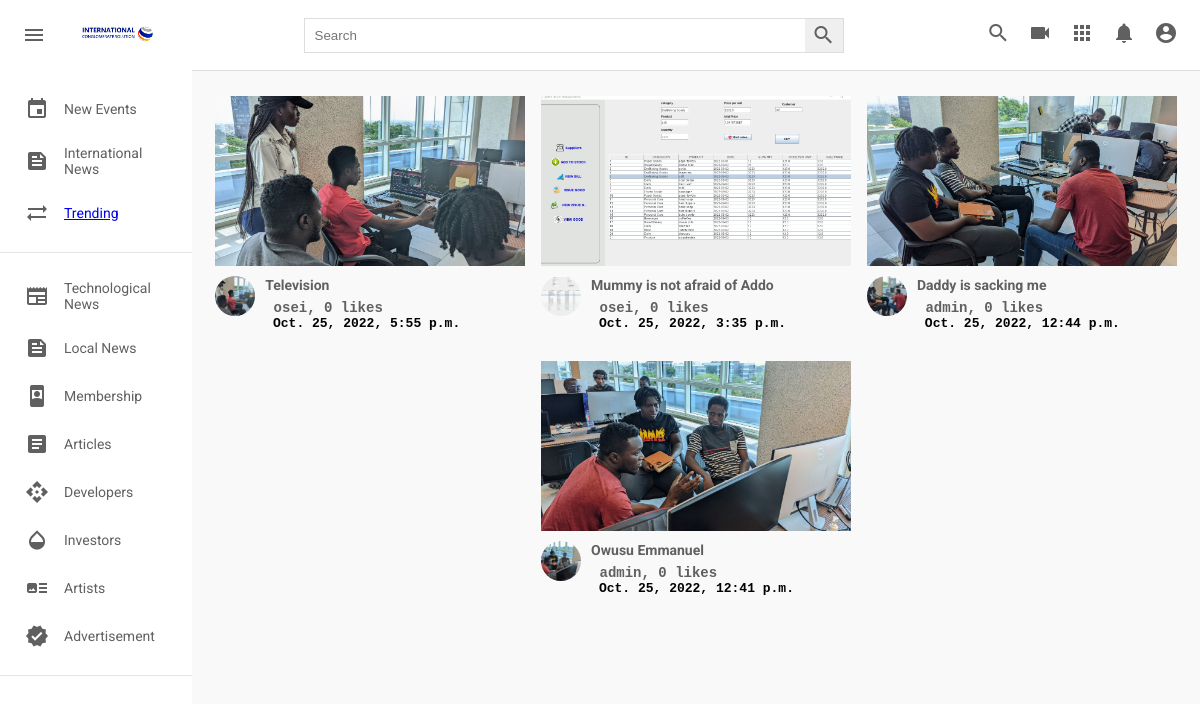
The page / on the database its author committed.
### post/models.py (models this page shows, shortened)
class Post(models.Model):
    id = models.UUIDField(primary_key = True, default = uuid.uuid4)
    title = models.CharField(max_length=500, verbose_name="title", blank=True)
    picture = models.ImageField(upload_to=user_directory_path, verbose_name="Picture", null=True)
    caption = models.CharField(max_length=500000, verbose_name="Caption")
    posted = models.DateTimeField(auto_now_add=True)
    tag = models.ManyToManyField(Tag, related_name="tags")
    user = models.ForeignKey(User, on_delete=models.CASCADE)
    likes = models.IntegerField(default=0)

### post/views.py (the view)
# urls.py: 2. Add a URL to urlpatterns:  path('', views.home, name='home')
def home(request):
    posts = Post.objects.all().order_by('-posted')
    context = {
        'post_items' :  posts
    }
    return render(request, "home.html", context)

### templates/home.html (shortened to what this page needs)
{% extends 'base.html' %}
{% load static %}
   {% block content %}
      <div class="videos">
        <div class="videos__container">
          {% for post in post_items %}
          <div class="video">
            <div class="video__thumbnail">
              <a href="{% url 'detailed_page' post.id %}"><img src="{{ post.picture.url }}" alt="" /></a>
            </div>
            <div class="video__details">
              <div class="author">
                <img
                  src="{{ post.picture.url }}"
                  alt=""
                />
              </div>
              <div class="title">
                <h3> <a href="{% url 'detailed_page' post.id %}"> {{post.title}}</a></h3>
                 <pre><b><a href="{% url 'detailed_page' post.id %}"> {{post.user.username}}, {{post.likes}} likes </a></b></pre>
                <pre> <b>{{post.posted}}</b></pre>
              </div>
            </div>
          </div>
          {% endfor %}
        </div>
      </div>
    </div>
   {% endblock content %}

### static/styles.css (style rules this page uses)
* { margin: 0; padding: 0; box-sizing: border-box; }
body { font-family: 'Roboto', sans-serif; }
.videos { background-color: #f9f9f9; width: 100%; height: 100%; padding: 15px 15px; border-top: 1px solid #ddd; overflow-y: scroll; }
.videos__container { display: flex; flex-direction: row; justify-content: space-around; flex-wrap: wrap; }
.video { width: 310px; margin-bottom: 30px; }
.video__thumbnail { width: 100%; height: 170px; }
.video__thumbnail img { object-fit: cover; height: 100%; width: 100%; }
.author img { object-fit: cover; border-radius: 50%; height: 40px; width: 40px; margin-right: 10px; }
.video__details { display: flex; margin-top: 10px; }
.title { display: flex; flex-direction: column; }
.title h3 { color: rgb(3, 3, 3); line-height: 18px; font-size: 14px; margin-bottom: 6px; }
.title a, span { text-decoration: none; color: rgb(96, 96, 96); font-size: 14px; }

### rows shown on the page
Post: picture (picture), title "Television", user.username "osei", likes "0", posted "Oct. 25, 2022, 5:55 p.m."
Post: picture (picture), title "Mummy is not afraid of Addo", user.username "osei", likes "0", posted "Oct. 25, 2022, 3:35 p.m."
Post: picture (picture), title "Daddy is sacking me", user.username "admin", likes "0", posted "Oct. 25, 2022, 12:44 p.m."
Post: picture (picture), title "Owusu Emmanuel", user.username "admin", likes "0", posted "Oct. 25, 2022, 12:41 p.m."
